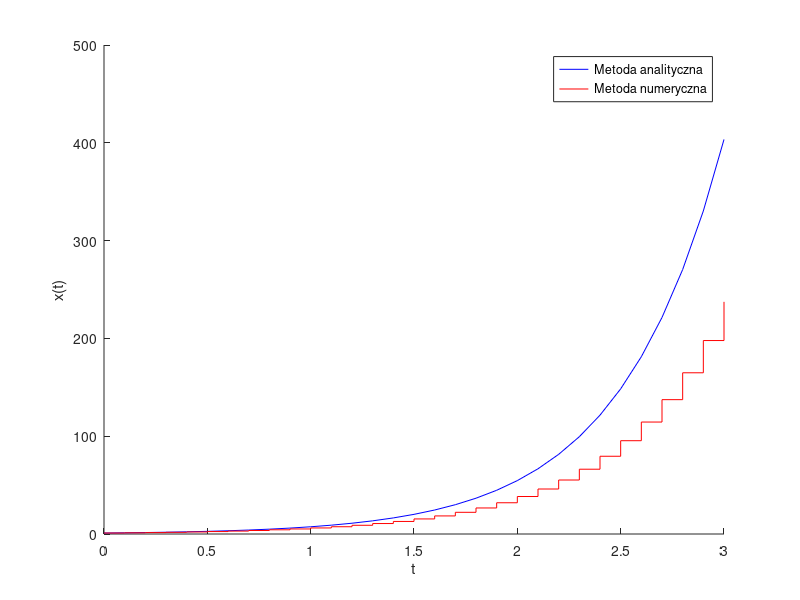
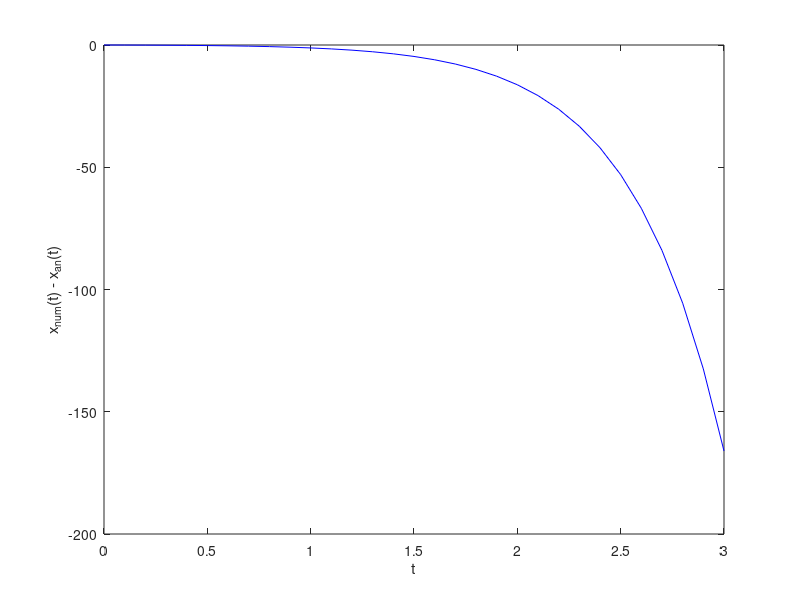

Here is the MATLAB script that generated these plots, in order:
clear all;
close all
a = 2;
h = 0.1;
t = 0:h:3;
analityczna = [];
t_h = 0:h:3;
numeryczna = [1];
hold on;
for i = 1:1:length(t)
analityczna(i) = exp(a * t(i));
end
plot(linspace(0,3,length(t)), analityczna, 'b');
hold on;
for j = 2:1:length(t_h)
numeryczna(j) = numeryczna(j-1) + h * a * numeryczna(j-1);
end
stairs(t_h, numeryczna,'r');
xlabel('t');
ylabel('x(t)');
legend('Metoda analityczna', 'Metoda numeryczna');
for i = 1:1:length(t)
przebieg_bledu(i) = numeryczna(i) - analityczna(i);
end
figure(2)
plot(linspace(0,3.,length(t)), przebieg_bledu, 'b');
xlabel('t');
ylabel('x_n_u_m(t) - x_a_n(t)');